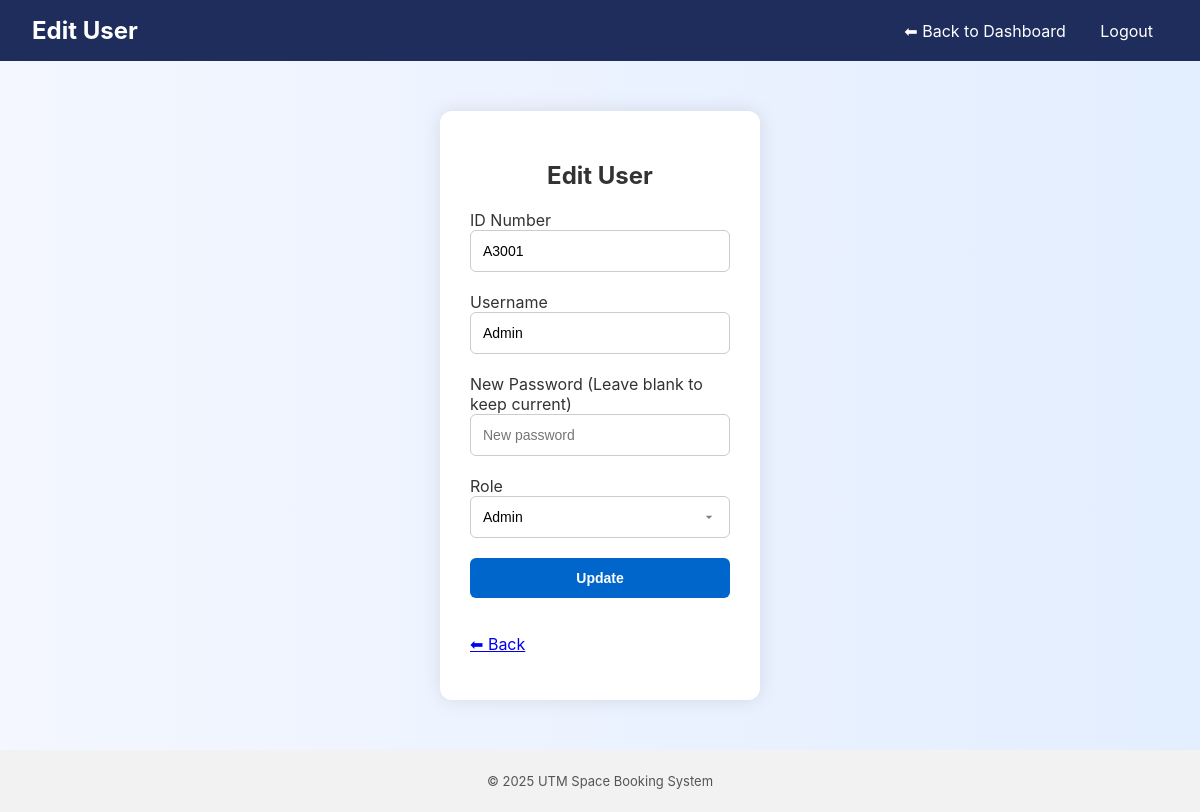
Screenshot of /edit_user.php?id_number=A3001 (signed in) with the database file from the repository.
### tables this page shows
CREATE TABLE `users` (
  `id_number` varchar(50) NOT NULL,
  `username` varchar(100) NOT NULL,
  `password` varchar(255) NOT NULL,
  `role` enum('admin','lecturer','manager') NOT NULL
);

### edit_user.php (the view, shortened to what this page needs)
<?php
require 'db.php';
$id_number = mysqli_real_escape_string($conn, $_GET['id_number']);
$result = mysqli_query($conn, "SELECT * FROM users WHERE id_number = '$id_number'");
$user = mysqli_fetch_assoc($result);
?>
<!DOCTYPE html>
<html>
<head>
    <link rel="stylesheet" href="style.css">
</head>
<body>
<header>
    <h1>Edit User</h1>
    <nav>
        <a href="<?= htmlspecialchars($_SESSION['role']) ?>_dashboard.php">⬅ Back to Dashboard</a>
        <a href="logout.php">Logout</a>
    </nav>
</header>
<div class="form-container">
    <h2>Edit User</h2>
    <?php if ($user): ?>
        <form method="post" novalidate>
            <label for="id_number">ID Number</label>
            <input
                type="text"
                id="id_number"
                name="id_number"
                value="<?= htmlspecialchars(isset($_POST['id_number']) ? $_POST['id_number'] : $user['id_number']) ?>"
                pattern="[A-Z]\d{3,9}"
                title="Starts with a capital letter followed by 3 to 9 digits (e.g., M2001)"
                required
            >
            <label for="username">Username</label>
            <input
                type="text"
                id="username"
                name="username"
                value="<?= htmlspecialchars(isset($_POST['username']) ? $_POST['username'] : $user['username']) ?>"
                pattern="[a-zA-Z0-9_]{3,20}"
                title="3-20 characters: letters, numbers, underscore"
                required
            >
            <label for="password">New Password (Leave blank to keep current)</label>
            <input
                type="password"
                id="password"
                name="password"
                placeholder="New password"
                minlength="6"
            >
            <label for="role">Role</label>
            <select id="role" name="role" required>
                <option value="admin" <?= ((isset($_POST['role']) && $_POST['role'] == 'admin') || (!isset($_POST['role']) && $user['role'] == 'admin')) ? 'selected' : '' ?>>Admin</option>
            </select>
            <button type="submit">Update</button>
            <p><a href="manage_users.php">⬅ Back</a></p>
        </form>
    <?php endif; ?>
</div>
</body>
<?php include "footer.php"; ?>
</html>

### style.css (style rules this page uses)
html { height: 100%; }
body { font-family: 'Inter', sans-serif; margin: 0; padding: 0; background: linear-gradient(to right, #f4f7ff, #e3eeff); color: #333; min-height: 100vh; display: flex; flex-direction: column; }
header { background: #1e2d5c; color: #fff; padding: 1rem 2rem; display: flex; justify-content: space-between; align-items: center; }
header h1 { margin: 0; font-size: 1.5rem; }
nav a { color: #fff; margin: 0 15px; text-decoration: none; }
.btn, button { display: inline-block; padding: 10px 20px; background: #0066cc; color: #fff; border: none; text-decoration: none; border-radius: 5px; font-size: 16px; cursor: pointer; transition: background 0.3s ease; }
.form-container { width: 320px; margin: 50px auto; background: #ffffff; padding: 30px; border-radius: 12px; box-shadow: 0 0 20px rgba(0, 0, 0, 0.1); box-sizing: border-box; }
.form-container h2 { text-align: center; }
.form-container input[type="text"], .form-container input[type="password"], .form-container button[type="submit"] { width: 100%; padding: 12px; margin-bottom: 20px; border: 1px solid #ccc; border-radius: 6px; font-size: 14px; box-sizing: border-box; }
.form-container button[type="submit"] { background-color: #0066cc; color: white; font-weight: 600; border: none; cursor: pointer; transition: background 0.3s ease; }
.form-container select { width: 100%; padding: 12px; margin-bottom: 20px; border: 1px solid #ccc; border-radius: 6px; font-size: 14px; box-sizing: border-box; background-color: white; appearance: none; -webkit-appearance: none; -moz-appearance: none; background-repeat: no-repeat; background-position: right 12px center; background-size: 16px 16px; cursor: pointer; }

### rows the page displays
users: id_number "A3001", username "Admin", role "Admin"
